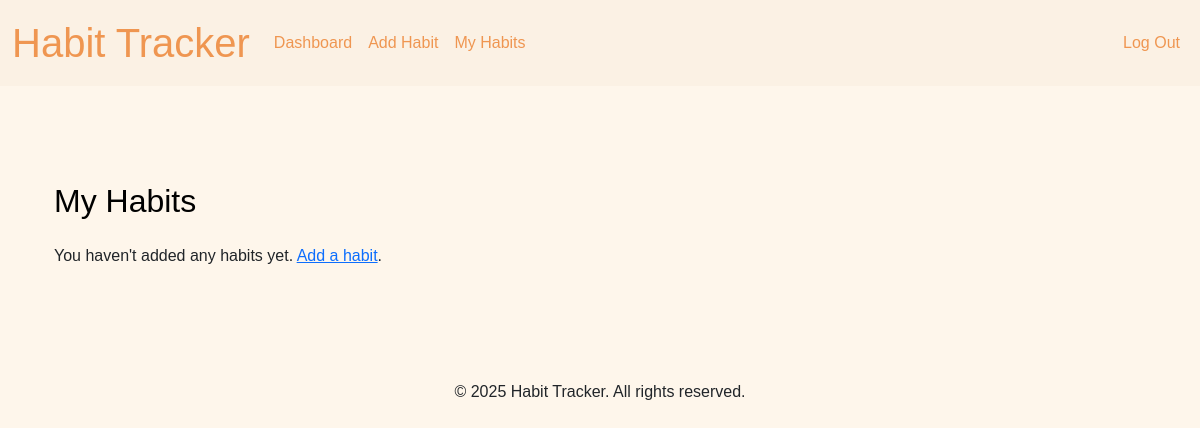
The page /habits (signed in) on the database as committed earlier.
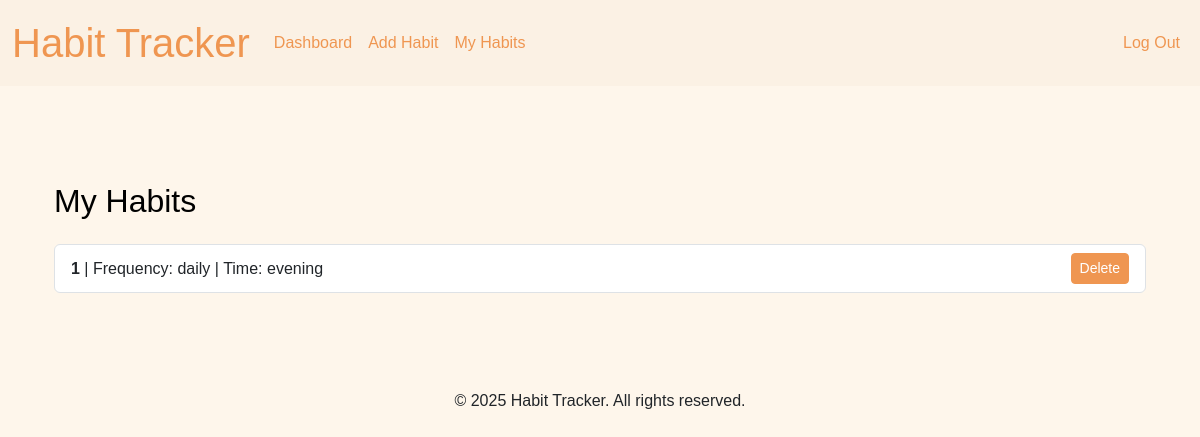
The same page on the database as committed later.
### tables this page shows
CREATE TABLE habits (
    id INTEGER PRIMARY KEY AUTOINCREMENT,
    user_id INTEGER NOT NULL,
    habit_name TEXT NOT NULL,
    frequency TEXT,
    time_of_day TEXT,
    created_at DATETIME DEFAULT CURRENT_TIMESTAMP,
    FOREIGN KEY (user_id) REFERENCES users(id)
);

### app/routes.py (the view)
@main.route("/habits")
def habits():
    if "user_id" not in session:
        flash("Please log in first.", "danger")
        return redirect(url_for("auth.login"))
    habits = db.execute("SELECT * FROM habits WHERE user_id = ?", session["user_id"])
    return render_template("habits.html", habits=habits)

### app/templates/habits.html (shortened to what this page needs)
{% extends "base.html" %}
{% block main %}
<div class="container mt-5">
    <h2 class="mb-4">My Habits</h2>
    {% if habits %}
        <ul class="list-group">
            {% for habit in habits %}
                <li class="list-group-item d-flex justify-content-between align-items-center">
                    <div>
                        <strong>{{ habit.habit_name }}</strong>
                        {% if habit.frequency %} | Frequency: {{ habit.frequency }}{% endif %}
                        {% if habit.time_of_day %} | Time: {{ habit.time_of_day }}{% endif %}
                    </div>
                    <form action="/delete-habit/{{ habit.id }}" method="post" onsubmit="return confirm('Are you sure you want to delete this habit?');">
                        <button type="submit" class="btn btn-danger btn-sm">Delete</button>
                    </form>
                </li>
            {% endfor %}
        </ul>
    {% else %}
        <p>You haven't added any habits yet. <a href="/add-habit">Add a habit</a>.</p>
    {% endif %}
</div>
{% endblock %}

Rows that differ between the two databases and show on the page:
added habits: habit_name "1", frequency "daily", time_of_day "evening"
Other text that changed with them:
text no longer shown: "You haven't added any habits yet. Add a habit ."
